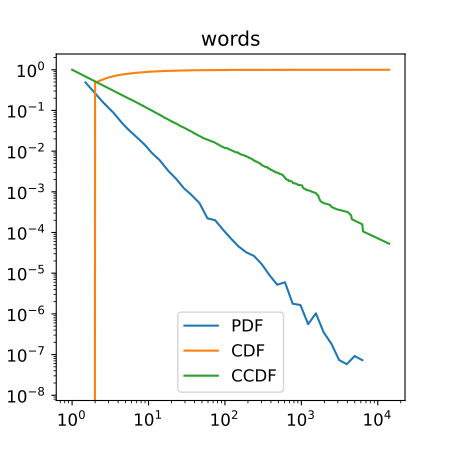

Python code for this plot:
import powerlaw
import matplotlib.pyplot as plt

data = powerlaw.load_test_dataset('words')

# These accept matplotlib plot keywords like 'label'
powerlaw.plot_pdf(data, label='PDF')
powerlaw.plot_cdf(data, label='CDF')
powerlaw.plot_ccdf(data, label='CCDF')

plt.title('words')
plt.legend()
plt.show()
